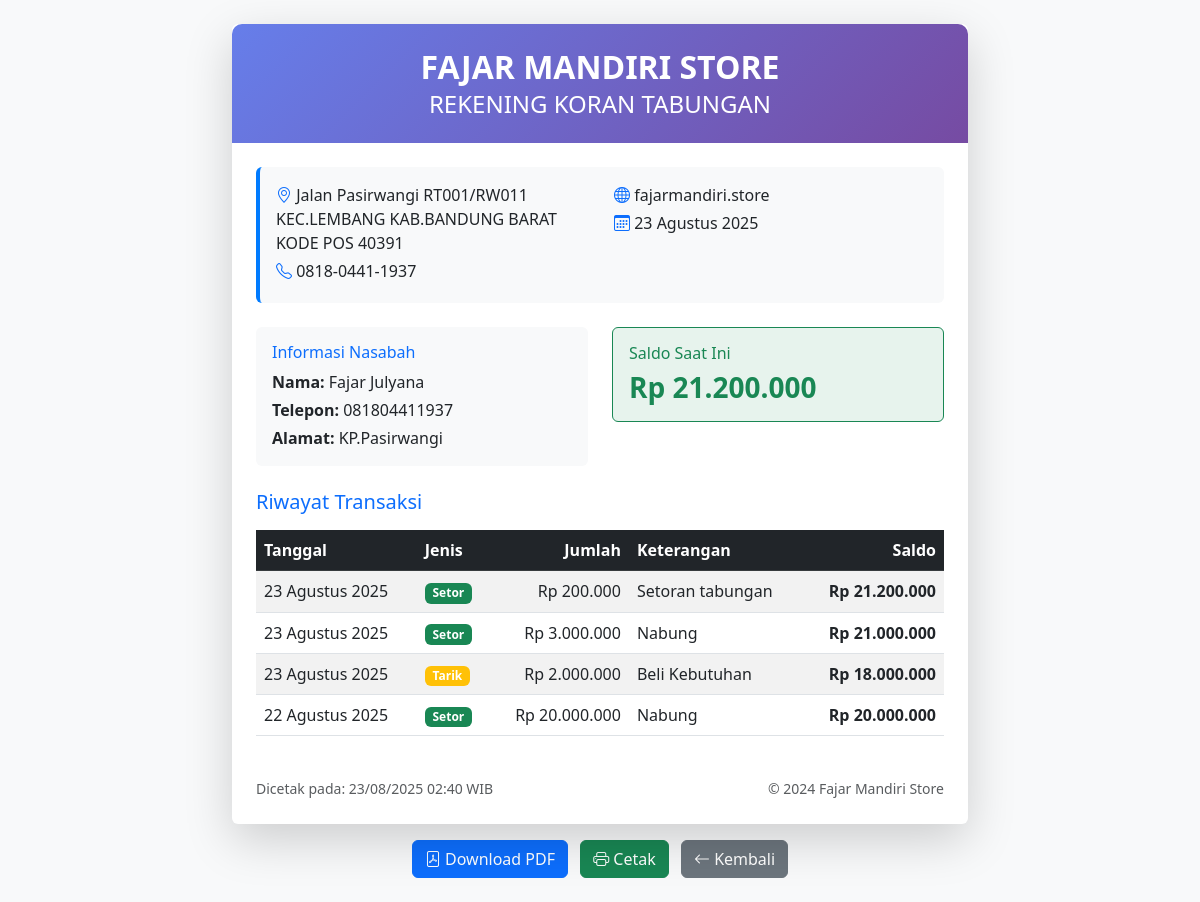
The app's page /savings/statement/1 (signed in) with its own data.
### app.py (models this page shows)
class Saver(db.Model):
    __tablename__ = 'savers'
    id = db.Column(db.Integer, primary_key=True)
    name = db.Column(db.String(100), nullable=False, unique=True)
    phone = db.Column(db.String(20))
    address = db.Column(db.Text)
    created_at = db.Column(db.DateTime, default=datetime.utcnow)
    transactions = db.relationship('SavingsTransaction', backref='saver', lazy=True, cascade='all, delete-orphan')
    def get_balance(self):
        deposits = db.session.query(db.func.sum(SavingsTransaction.amount)).filter(
            SavingsTransaction.saver_id == self.id,
            SavingsTransaction.type == 'deposit'
        ).scalar() or 0
        withdrawals = db.session.query(db.func.sum(SavingsTransaction.amount)).filter(
            SavingsTransaction.saver_id == self.id,
            SavingsTransaction.type == 'withdrawal'
        ).scalar() or 0
        return deposits - withdrawals

class SavingsTransaction(db.Model):
    __tablename__ = 'savings_transactions'
    id = db.Column(db.Integer, primary_key=True)
    saver_id = db.Column(db.Integer, db.ForeignKey('savers.id'), nullable=False)
    date = db.Column(db.Date, nullable=False)
    amount = db.Column(db.Float, nullable=False)
    type = db.Column(db.String(20), nullable=False)  # 'deposit' or 'withdrawal'
    description = db.Column(db.Text)
    balance_after = db.Column(db.Float, nullable=False)
    created_at = db.Column(db.DateTime, default=datetime.utcnow)

### app.py (the view)
@app.route('/savings/statement/<int:saver_id>')
@login_required
def savings_statement(saver_id):
    saver = Saver.query.get_or_404(saver_id)
    transactions = SavingsTransaction.query.filter_by(saver_id=saver_id).order_by(SavingsTransaction.date.desc(), SavingsTransaction.id.desc()).all()
    business = BusinessSettings.query.first()
    return render_template('savings/statement.html',
                         saver=saver,
                         transactions=transactions,
                         business=business,
                         current_datetime=datetime.now(),
                         format_currency=format_currency,
                         format_date_indonesian=format_date_indonesian)

### app.py (called while the page is built)
def format_currency(amount):
    try:
        if amount is None:
            return "Rp 0"
        return f"Rp {float(amount):,.0f}".replace(',', '.')
    except (ValueError, TypeError):
        return "Rp 0"

def format_date_indonesian(date):
    months = {
        1: 'Januari', 2: 'Februari', 3: 'Maret', 4: 'April',
        5: 'Mei', 6: 'Juni', 7: 'Juli', 8: 'Agustus',
        9: 'September', 10: 'Oktober', 11: 'November', 12: 'Desember'
    }
    return f"{date.day} {months[date.month]} {date.year}"

def login_required(f):
    from functools import wraps
    @wraps(f)
    def decorated_function(*args, **kwargs):
        if 'user_id' not in session:
            flash('Silakan login terlebih dahulu.', 'error')
            return redirect(url_for('login'))
        return f(*args, **kwargs)
    return decorated_function

@app.context_processor
def inject_common_functions():
    return {
        'format_currency': format_currency,
        'datetime': datetime,
        'timedelta': timedelta
    }

### templates/savings/statement.html (shortened to what this page needs)
<!DOCTYPE html>
<html lang="id">
<head>
    <link href="https://cdn.jsdelivr.net/npm/bootstrap@5.3.0/dist/css/bootstrap.min.css" rel="stylesheet">
    <link href="https://cdn.jsdelivr.net/npm/bootstrap-icons@1.10.0/font/bootstrap-icons.css" rel="stylesheet">
</head>
<body class="bg-light">
    <div class="container my-4">
        <div class="row justify-content-center">
            <div class="col-lg-8">
                <div class="card shadow-lg border-0">
                    <div class="statement-header p-4 text-center">
                        {% set business = get_flashed_messages() %}
                        {% if business and business.business_name %}
                        <h2 class="fw-bold mb-1">{{ business.business_name }}</h2>
                        {% else %}
                        <h2 class="fw-bold mb-1">FAJAR MANDIRI STORE</h2>
                        {% endif %}
                        <h4 class="mb-0">REKENING KORAN TABUNGAN</h4>
                    </div>
                    <div class="card-body p-4">
                        <div class="business-info p-3 mb-4 rounded">
                            <div class="row">
                                <div class="col-md-6">
                                    {% if business and business.address %}
                                    <p class="mb-1"><i class="bi bi-geo-alt text-primary"></i> {{ business.address }}</p>
                                    {% else %}
                                    <p class="mb-1"><i class="bi bi-geo-alt text-primary"></i> Jalan Pasirwangi RT001/RW011 KEC.LEMBANG KAB.BANDUNG BARAT KODE POS 40391</p>
                                    {% endif %}
                                    {% if business and business.phone %}
                                    <p class="mb-1"><i class="bi bi-telephone text-primary"></i> {{ business.phone }}</p>
                                    {% else %}
                                    <p class="mb-1"><i class="bi bi-telephone text-primary"></i> 0818-0441-1937</p>
                                    {% endif %}
                                </div>
                                <div class="col-md-6">
                                    {% if business and business.website %}
                                    <p class="mb-1"><i class="bi bi-globe text-primary"></i> {{ business.website }}</p>
                                    {% else %}
                                    <p class="mb-1"><i class="bi bi-globe text-primary"></i> fajarmandiri.store</p>
                                    {% endif %}
                                    <p class="mb-0"><i class="bi bi-calendar3 text-primary"></i> {{ format_date_indonesian(current_datetime.date()) }}</p>
                                </div>
                            </div>
                        </div>
                        <div class="row mb-4">
                            <div class="col-md-6">
                                <div class="bg-light p-3 rounded">
                                    <h6 class="text-primary mb-2">Informasi Nasabah</h6>
                                    <p class="mb-1"><strong>Nama:</strong> {{ saver.name }}</p>
                                    {% if saver.phone %}
                                    <p class="mb-1"><strong>Telepon:</strong> {{ saver.phone }}</p>
                                    {% endif %}
                                    {% if saver.address %}
                                    <p class="mb-0"><strong>Alamat:</strong> {{ saver.address }}</p>
                                    {% endif %}
                                </div>
                            </div>
                            <div class="col-md-6">
                                <div class="bg-success bg-opacity-10 p-3 rounded border border-success">
                                    <h6 class="text-success mb-2">Saldo Saat Ini</h6>
                                    <h3 class="text-success fw-bold mb-0">{{ format_currency(saver.get_balance()) }}</h3>
                                </div>
                            </div>
                        </div>
                        <h5 class="mb-3 text-primary">Riwayat Transaksi</h5>
                        <div class="table-responsive">
                            <table class="table table-striped table-hover">
                                <thead class="table-dark">
                                    <tr>
                                        <th>Tanggal</th>
                                        <th>Jenis</th>
                                        <th class="text-end">Jumlah</th>
                                        <th>Keterangan</th>
                                        <th class="text-end">Saldo</th>
                                    </tr>
                                </thead>
                                <tbody>
                                    {% for transaction in transactions %}
                                    <tr>
                                        <td>{{ format_date_indonesian(transaction.date) }}</td>
                                        <td>
                                            {% if transaction.type == 'deposit' %}
                                            <span class="badge bg-success">Setor</span>
                                            {% else %}
                                            <span class="badge bg-warning">Tarik</span>
                                            {% endif %}
                                        </td>
                                        <td class="text-end">{{ format_currency(transaction.amount) }}</td>
                                        <td>{{ transaction.description or '-' }}</td>
                                        <td class="text-end fw-bold">{{ format_currency(transaction.balance_after) }}</td>
                                    </tr>
                                    {% endfor %}
                                </tbody>
                            </table>
                        </div>
                        <div class="row mt-4">
                            <div class="col-md-6">
                                <small class="text-muted">
                                    Dicetak pada: {{ current_datetime.strftime('%d/%m/%Y %H:%M') }} WIB
                                </small>
                            </div>
                            <div class="col-md-6 text-end">
                                {% if business and business.copyright_text %}
                                <small class="text-muted">{{ business.copyright_text }}</small>
                                {% else %}
                                <small class="text-muted">© 2024 Fajar Mandiri Store</small>
                                {% endif %}
                            </div>
                        </div>
                    </div>
                </div>
                <div class="text-center mt-3 no-print">
                    <a href="{{ url_for('savings_statement_pdf', saver_id=saver.id) }}" class="btn btn-primary me-2">
                        <i class="bi bi-file-pdf"></i> Download PDF
                    </a>
                    <button onclick="window.print()" class="btn btn-success me-2">
                        <i class="bi bi-printer"></i> Cetak
                    </button>
                    <a href="{{ url_for('savings') }}" class="btn btn-secondary">
                        <i class="bi bi-arrow-left"></i> Kembali
                    </a>
                </div>
            </div>
        </div>
    </div>
</body>
</html>

### templates/savings/statement.html (style rules this page uses)
.statement-header { background: linear-gradient(135deg, #667eea 0%, #764ba2 100%); color: white; border-radius: 10px 10px 0 0; }
.business-info { background: #f8f9fa; border-left: 4px solid #007bff; }

### records on screen
Saver: name "Fajar Julyana", phone "081804411937", address "KP.Pasirwangi"
SavingsTransaction: date "23 Agustus 2025", type "Setor", amount "Rp 200.000", balance_after "Rp 21.200.000"
SavingsTransaction: date "23 Agustus 2025", type "Setor", amount "Rp 3.000.000", balance_after "Rp 21.000.000"
SavingsTransaction: date "23 Agustus 2025", type "Tarik", amount "Rp 2.000.000", balance_after "Rp 18.000.000"
SavingsTransaction: date "22 Agustus 2025", type "Setor", amount "Rp 20.000.000", balance_after "Rp 20.000.000"
